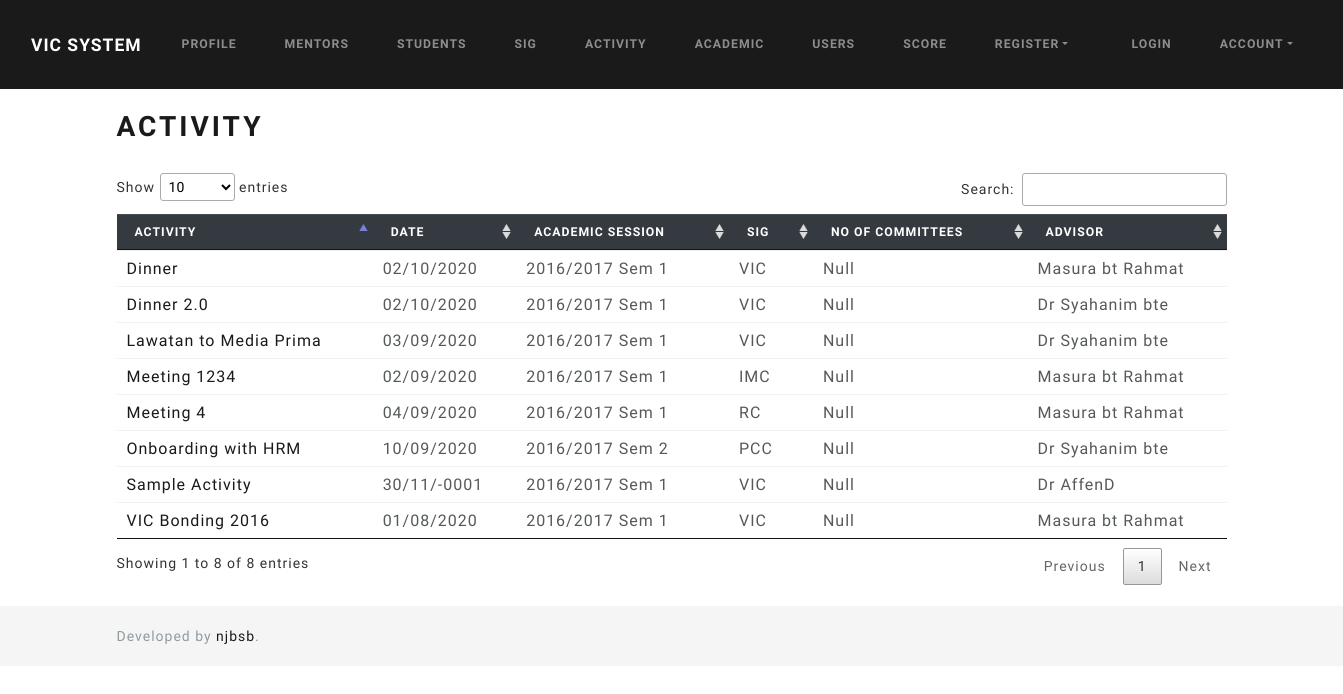
The page /index.php/activity on the database its author committed.
### tables this page shows
CREATE TABLE `tbl_activity` (
  `id` int(11) NOT NULL,
  `activity_name` varchar(255) NOT NULL,
  `activity_desc` text NOT NULL,
  `acadsession_id` int(11) DEFAULT NULL,
  `sig_id` int(11) DEFAULT NULL,
  `advisor_matric` varchar(8) DEFAULT NULL,
  `datetime_start` datetime DEFAULT NULL,
  `datetime_end` datetime DEFAULT NULL,
  `venue` varchar(255) DEFAULT NULL,
  `theme` varchar(255) NOT NULL,
  `actbudget_id` int(11) DEFAULT NULL,
  `author_matric` varchar(8) DEFAULT NULL,
  `slug` varchar(255) NOT NULL,
  `photo_path` varchar(255) DEFAULT NULL,
  `paperwork_file` varchar(255) NOT NULL,
  `created_at` timestamp NOT NULL DEFAULT current_timestamp(),
  `updated_at` timestamp NOT NULL DEFAULT current_timestamp()
);

CREATE TABLE `tbl_academicyear` (
  `id` int(2) NOT NULL,
  `acadyear` varchar(9) NOT NULL,
  `status` varchar(10) NOT NULL
);

CREATE TABLE `tbl_academicsession` (
  `id` int(11) NOT NULL,
  `acadyear_id` int(11) NOT NULL,
  `semester_id` int(11) NOT NULL,
  `status` varchar(255) NOT NULL DEFAULT 'inactive'
);

CREATE TABLE `tbl_sig` (
  `id` int(2) NOT NULL,
  `code` varchar(6) NOT NULL,
  `signame` varchar(100) NOT NULL,
  `logo_path` varchar(255) NOT NULL DEFAULT 'default_logo.png',
  `description` text NOT NULL
);

CREATE TABLE `tbl_user` (
  `id` varchar(8) NOT NULL,
  `name` varchar(255) NOT NULL,
  `email` varchar(255) NOT NULL,
  `password` varchar(255) NOT NULL,
  `usertype_id` int(11) NOT NULL,
  `sig_id` int(11) DEFAULT NULL,
  `profile_image` varchar(255) NOT NULL,
  `created_at` timestamp NOT NULL DEFAULT current_timestamp(),
  `userstatus_id` int(11) DEFAULT NULL,
  `dob` date DEFAULT NULL
);

### application/controllers/Activity.php (called while the page is built, shortened)
<?php
class Activity extends CI_Controller
{
    public function index()
    {
        $data['title'] = 'Activity';
        $data['activities'] = $this->activity_model->get_activity();
        $this->load->view('templates/header');
        $this->load->view('activity/index', $data);
        $this->load->view('templates/footer');
    }
}

### index.php (called while the page is built, shortened)
<?php
require_once BASEPATH.'core/CodeIgniter.php';

### application/models/Activity_model.php (called while the page is built, shortened)
<?php
class Activity_model extends CI_Model
{
    public function get_activity($slug = FALSE, $id = FALSE)
    {
        if ($slug === FALSE && $id === FALSE) {
            $this->db->select('act.*, acs.*, acy.*, sig.*, mtr.name as advisorname')
                ->from('tbl_activity as act')
                ->join('tbl_academicsession as acs', 'act.acadsession_id = acs.id', 'left')
                ->join('tbl_academicyear as acy', 'acs.acadyear_id = acy.id', 'left')
                ->join('tbl_user as mtr', 'act.advisor_matric = mtr.id', 'left')
                ->join('tbl_sig as sig', 'act.sig_id = sig.id')
                ->order_by('act.id', 'DESC');
            $query = $this->db->get();
            return $query->result_array();
        }
    }
}

### application/views/activity/index.php (the view, shortened to what this page needs)
<h2><?= $title ?></h2><br>
<table id="myTable" class="table table-hover" style="text-align:left;">
    <thead class="table-dark">
        <tr>
            <th scope="col">Activity</th>
            <th scope="col">Date</th>
            <th scope="col">Academic Session</th>
            <th scope="col">SIG</th>
            <th scope="col">No of Committees</th>
            <th scope="col">Advisor</th>
        </tr>
    </thead>
    <tbody class="list">
        <?php foreach ($activities as $activity) : ?>
            <tr>
                <td class="Activity" scope="row"><a href="<?php echo site_url('/activity/' . $activity['slug']); ?>"><?= $activity['activity_name'] ?></a></t>
                <td class="Date"><?= date('d/m/Y', strtotime($activity['datetime_start'])) ?></td>
                <td><?= $activity['acadyear'] . ' Sem ' . $activity['semester_id'] ?></td>
                <td><?= $activity['code'] ?></td>
                <td>Null</td>
                <td><?= $activity['advisorname'] ?></td>
            </tr>
        <?php endforeach ?>
    </tbody>
</table>

### rows shown on the page
tbl_activity: activity_name "Dinner 2.0", datetime_start "02/10/2020", tbl_academicyear.acadyear "2016/2017", acadsession.semester_id "1", sig.code "VIC", tbl_user.name "Dr Syahanim bte"
tbl_activity: activity_name "Dinner", datetime_start "02/10/2020", tbl_academicyear.acadyear "2016/2017", acadsession.semester_id "1", sig.code "VIC", tbl_user.name "Masura bt Rahmat"
tbl_activity: activity_name "Sample Activity", datetime_start "30/11/-0001", tbl_academicyear.acadyear "2016/2017", acadsession.semester_id "1", sig.code "VIC", tbl_user.name "Dr AffenD"
tbl_activity: activity_name "Lawatan to Media Prima", datetime_start "03/09/2020", tbl_academicyear.acadyear "2016/2017", acadsession.semester_id "1", sig.code "VIC", tbl_user.name "Dr Syahanim bte"
tbl_activity: activity_name "Meeting 4", datetime_start "04/09/2020", tbl_academicyear.acadyear "2016/2017", acadsession.semester_id "1", sig.code "RC", tbl_user.name "Masura bt Rahmat"
tbl_activity: activity_name "Onboarding with HRM", datetime_start "10/09/2020", tbl_academicyear.acadyear "2016/2017", acadsession.semester_id "2", sig.code "PCC", tbl_user.name "Dr Syahanim bte"
tbl_activity: activity_name "Meeting 1234", datetime_start "02/09/2020", tbl_academicyear.acadyear "2016/2017", acadsession.semester_id "1", sig.code "IMC", tbl_user.name "Masura bt Rahmat"
tbl_activity: activity_name "VIC Bonding 2016", datetime_start "01/08/2020", tbl_academicyear.acadyear "2016/2017", acadsession.semester_id "1", sig.code "VIC", tbl_user.name "Masura bt Rahmat"

### other values the page prints
$title "ACTIVITY"
